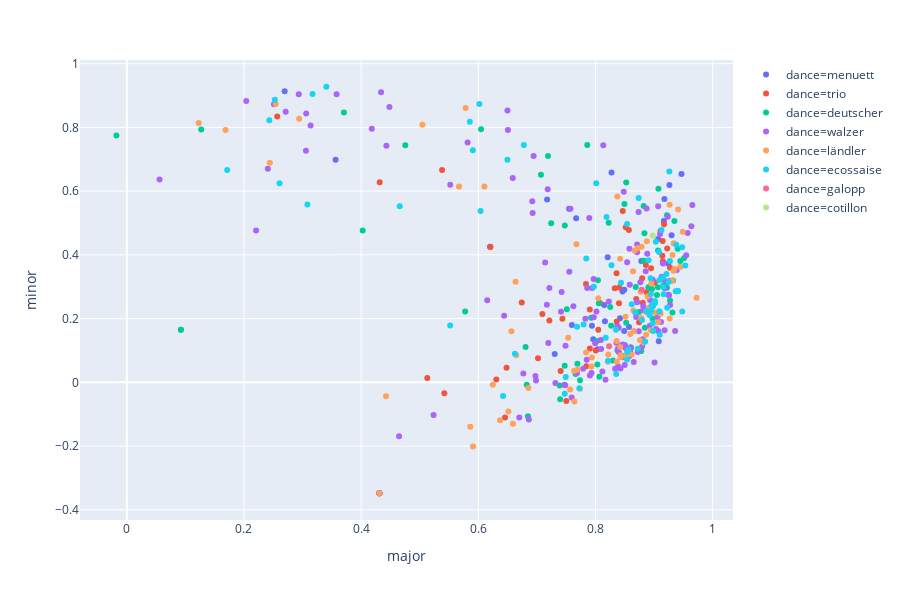

Source (notebook cell):
### Markdown cell above
### First section

### Code cell
all_corr = files.merge(key_corr_A, left_index = True, right_index = True)
px.scatter(all_corr, x = 'major', y = 'minor', color = 'dance')
